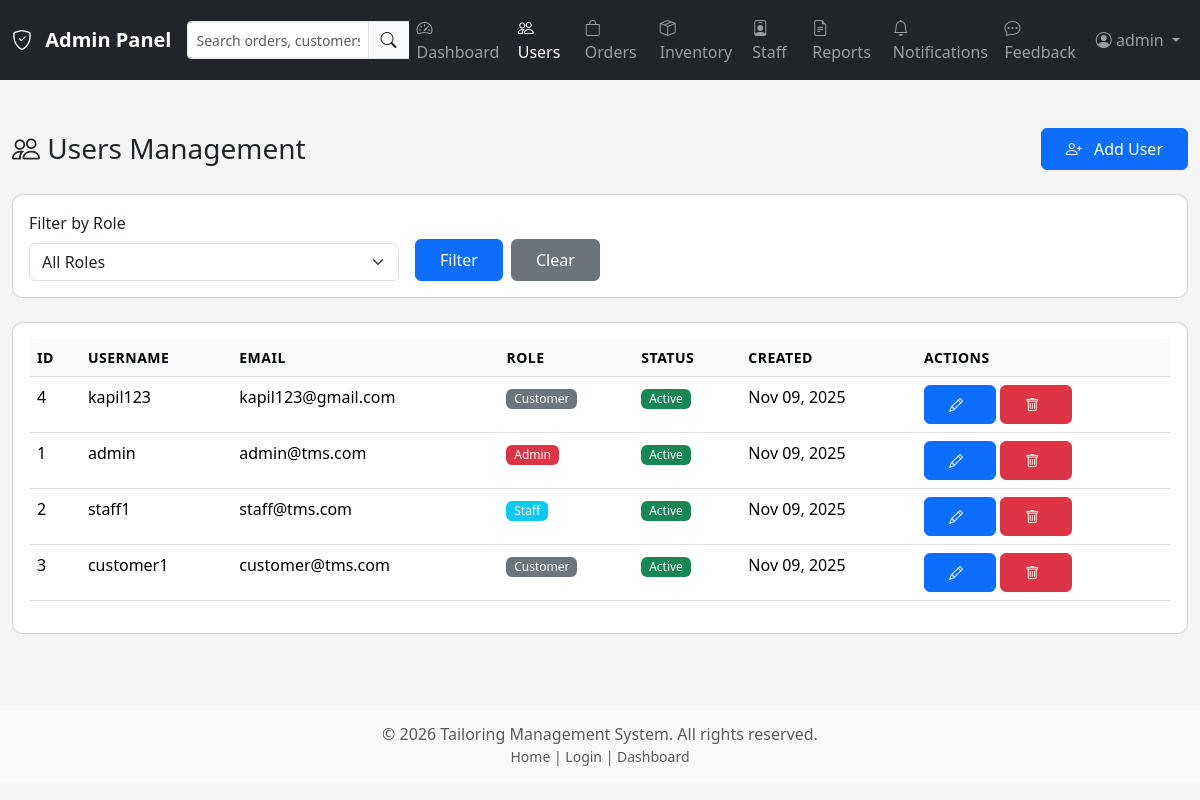
The page /admin/users.php (signed in) on the database its author committed.
### tables this page shows
CREATE TABLE `users` (
  `id` int(11) NOT NULL,
  `username` varchar(50) NOT NULL,
  `email` varchar(100) NOT NULL,
  `password_hash` varchar(255) NOT NULL,
  `role` enum('admin','staff','customer') NOT NULL DEFAULT 'customer',
  `status` enum('active','inactive') NOT NULL DEFAULT 'active',
  `created_at` timestamp NOT NULL DEFAULT current_timestamp(),
  `updated_at` timestamp NOT NULL DEFAULT current_timestamp() ON UPDATE current_timestamp()
);

### includes/functions.php (called while the page is built, shortened)
<?php
function baseUrl($path = '') {
    $base = defined('BASE_URL') ? BASE_URL : '/TMS/';
    return rtrim($base, '/') . '/' . ltrim($path, '/');
}
?>

### admin/users.php (the view, shortened to what this page needs)
<?php
require_once __DIR__ . '/../includes/functions.php';
require_once __DIR__ . '/../includes/auth.php';
$users = [];
$whereClause = '';
$params = [];
$page = (int)($_GET['page'] ?? 1);
$perPage = 10;
$offset = ($page - 1) * $perPage;
try {
    $stmt = $pdo->prepare("SELECT * FROM users $whereClause ORDER BY created_at DESC LIMIT $perPage OFFSET $offset");
    $stmt->execute($params);
    $users = $stmt->fetchAll();
} catch (PDOException $e) {
    $error = 'Error fetching users: ' . $e->getMessage();
}
include __DIR__ . '/../includes/header.php';
include __DIR__ . '/../includes/admin_nav.php';
?>
<div class="container-fluid py-4">
    <div class="row mb-4">
        <div class="col-12">
            <div class="d-flex justify-content-between align-items-center">
                <div>
                    <h1 class="h3 mb-0">
                        <i class="bi bi-people"></i> Users Management
                    </h1>
                </div>
                <div>
                    <button type="button" class="btn btn-primary" data-bs-toggle="modal" data-bs-target="#addUserModal">
                        <i class="bi bi-person-plus"></i> Add User
                    </button>
                </div>
            </div>
        </div>
    </div>
    <div class="card mb-4">
        <div class="card-body">
            <form method="GET" class="row g-3">
                <div class="col-md-4">
                    <label for="role" class="form-label">Filter by Role</label>
                    <select class="form-select" id="role" name="role">
                        <option value="">All Roles</option>
                    </select>
                </div>
                <div class="col-md-4 d-flex align-items-end">
                    <button type="submit" class="btn btn-primary me-2">Filter</button>
                    <a href="<?php echo baseUrl('admin/users.php'); ?>" class="btn btn-secondary">Clear</a>
                </div>
            </form>
        </div>
    </div>
    <div class="card">
        <div class="card-body">
            <div class="table-responsive">
                <table class="table table-hover">
                    <thead>
                        <tr>
                            <th>ID</th>
                            <th>Username</th>
                            <th>Email</th>
                            <th>Role</th>
                            <th>Status</th>
                            <th>Created</th>
                            <th>Actions</th>
                        </tr>
                    </thead>
                    <tbody>
                        <?php if (count($users) > 0): ?>
                            <?php foreach ($users as $user): ?>
                                <tr>
                                    <td><?php echo $user['id']; ?></td>
                                    <td><?php echo htmlspecialchars($user['username']); ?></td>
                                    <td><?php echo htmlspecialchars($user['email']); ?></td>
                                    <td>
                                        <span class="badge bg-<?php
                                            echo $user['role'] == 'admin' ? 'danger' :
                                                ($user['role'] == 'staff' ? 'info' : 'secondary');
                                        ?>">
                                            <?php echo ucfirst($user['role']); ?>
                                        </span>
                                    </td>
                                    <td>
                                        <span class="badge bg-<?php echo $user['status'] == 'active' ? 'success' : 'secondary'; ?>">
                                            <?php echo ucfirst($user['status']); ?>
                                        </span>
                                    </td>
                                    <td><?php echo date('M d, Y', strtotime($user['created_at'])); ?></td>
                                    <td>
                                        <button type="button" class="btn btn-sm btn-primary"
                                                onclick="editUser(<?php echo htmlspecialchars(json_encode($user)); ?>)">
                                            <i class="bi bi-pencil"></i>
                                        </button>
                                        <a href="<?php echo baseUrl('admin/users.php?delete=1&id=' . $user['id']); ?>"
                                           class="btn btn-sm btn-danger"
                                           onclick="return confirm('Are you sure you want to delete this user?');">
                                            <i class="bi bi-trash"></i>
                                        </a>
                                    </td>
                                </tr>
                            <?php endforeach; ?>
                        <?php else: ?>
                            <tr>
                                <td colspan="7" class="text-center text-muted">No users found.</td>
                            </tr>
                        <?php endif; ?>
                    </tbody>
                </table>
            </div>
        </div>
    </div>
</div>
<?php include __DIR__ . '/../includes/footer.php'; ?>

### assets/css/style.css (style rules this page uses)
:root { --primary-color: #0d6efd; --secondary-color: #6c757d; --success-color: #198754; --danger-color: #dc3545; --warning-color: #ffc107; --info-color: #0dcaf0; --light-color: #f8f9fa; --dark-color: #212529; }
body { font-family: 'Segoe UI', Tahoma, Geneva, Verdana, sans-serif; background-color: #f5f5f5; min-height: 100vh; }
.card { border-radius: 10px; transition: transform 0.2s ease-in-out; }
.form-label { font-weight: 500; margin-bottom: 0.5rem; }
.btn { border-radius: 6px; font-weight: 500; padding: 0.5rem 1.5rem; transition: all 0.2s ease-in-out; }
.btn i { margin-right: 0.5rem; }
.table-responsive { border-radius: 6px; }
.table thead th { background-color: #f8f9fa; font-weight: 600; text-transform: uppercase; font-size: 0.875rem; letter-spacing: 0.5px; }
.badge { padding: 0.35em 0.65em; font-weight: 500; }

### rows shown on the page
users: id "4", username "kapil123", email "kapil123@gmail.com", role "Customer", status "Active", created_at "Nov 09, 2025"
users: id "1", username "admin", email "admin@tms.com", role "Admin", status "Active", created_at "Nov 09, 2025"
users: id "2", username "staff1", email "staff@tms.com", role "Staff", status "Active", created_at "Nov 09, 2025"
users: id "3", username "customer1", email "customer@tms.com", role "Customer", status "Active", created_at "Nov 09, 2025"

### other values the page prints
$_SESSION['user_name'] "admin"
